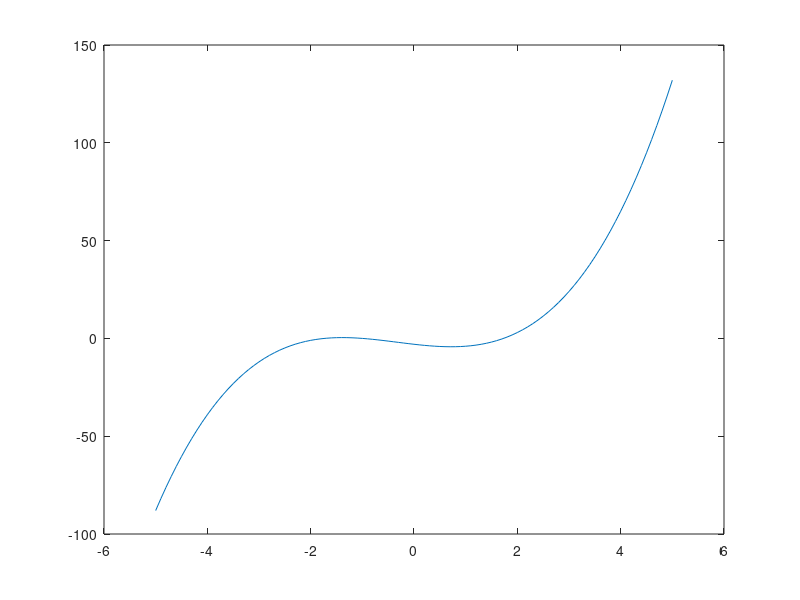

Here is the MATLAB script that generated this plot:
clc;
clear;

#macierze

A = [1 2 ...
      3; 7 8 9];
      
 B = [1, 2, 3; 7, 8, 9];
 
 C = [1 2 3
      7 8 9];
      
 #generowanie
 
 w1 = 1: 0.31 : 3;
 w2 = -3:7;
 w3 = 10:-2:0;
 
 X = ones(2);
 Y = eye(3);
 Z = rand(2,5) % round(10*rand(3))
 
 U = [A, X; Z];
 V = [[9: -1:7; 1:3], zeros(2,1); 1 1 1 1];
 
 V(1,3);
 V(3,1);
 V(2, :);
 V(:, 2);
 V(7);
 
 #usuwanie
 V (:,4) = [];

 
 A = [1 0 0;
      2 3 -1;
      0 7 2];
      
 B = [1 0 3;
      -1 5 2;
      2 2 2];
      
 A+B;
 A-B;
 A+2;
 2*A;
 2.*A;
 
 MM1 = A*B;
 MM2 = B*A;
 
 DM1 = A\B;
 DM2 = A/B;
 
 PM = A^2;
 
 C = [1-i 2i 3;
      -1 5+3i 2+3i
      3+i  2 2];
 
 C.'
 
 function k = porownaj(a,b)
  if(a<b)
    k =-1;
  elseif (a>b)
    k = 1;
  else
   k = 0;
  end
 endfunction
 
  z = porownaj(2,3)
  z = porownaj(4,3)
  z = porownaj(3,3)
  
 function y = wiel(x)
  y = x.^3 + x.^2 - 3.*x -3;
endfunction
  
 x = [-5 : 0.1 : 5];
 y = wiel(x);
 
 plot(x,y);
 
 function y = fun1(x)
  if(x < 0)
    y = sin(x);
  elseif(x > 0 && x < 1)
    y = x.^2;
  else
    y =1;
  end
 endfunction
 
 y = [-3 : 0.1 : 3];
 x = fun1(x);
 
 %plot(x,y);
 
 function y = rsil(x)
 if (x < 2)
  y = 1;
 else
  y = x .* rsil(x-1);
 end
endfunction

